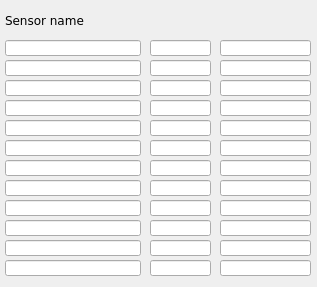
<?xml version="1.0" encoding="UTF-8"?>
<ui version="4.0">
 <class>MainWindow</class>
 <widget class="QMainWindow" name="MainWindow">
  <property name="geometry">
   <rect>
    <x>0</x>
    <y>0</y>
    <width>317</width>
    <height>287</height>
   </rect>
  </property>
  <property name="windowTitle">
   <string/>
  </property>
  <property name="Title" stdset="0">
   <string>$(MODULE)</string>
  </property>
  <widget class="QWidget" name="centralwidget">
   <widget class="caLineEdit" name="calineedit">
    <property name="geometry">
     <rect>
      <x>5</x>
      <y>40</y>
      <width>136</width>
      <height>16</height>
     </rect>
    </property>
    <property name="font">
     <font>
      <family>DejaVu Sans</family>
      <pointsize>10</pointsize>
     </font>
    </property>
    <property name="channel" stdset="0">
     <string notr="true">$(MODULE):ID_7:name</string>
    </property>
   </widget>
   <widget class="caLineEdit" name="calineedit_2">
    <property name="geometry">
     <rect>
      <x>150</x>
      <y>40</y>
      <width>61</width>
      <height>16</height>
     </rect>
    </property>
    <property name="font">
     <font>
      <family>DejaVu Sans</family>
      <pointsize>10</pointsize>
     </font>
    </property>
    <property name="alignment">
     <set>Qt::AlignCenter</set>
    </property>
    <property name="channel" stdset="0">
     <string notr="true">$(MODULE):ID_7:value</string>
    </property>
   </widget>
   <widget class="QLabel" name="label">
    <property name="geometry">
     <rect>
      <x>5</x>
      <y>10</y>
      <width>121</width>
      <height>21</height>
     </rect>
    </property>
    <property name="font">
     <font>
      <family>DejaVu Sans</family>
      <pointsize>9</pointsize>
     </font>
    </property>
    <property name="text">
     <string>Sensor name</string>
    </property>
   </widget>
   <widget class="caLineEdit" name="calineedit_3">
    <property name="geometry">
     <rect>
      <x>150</x>
      <y>60</y>
      <width>61</width>
      <height>16</height>
     </rect>
    </property>
    <property name="font">
     <font>
      <family>DejaVu Sans</family>
      <pointsize>10</pointsize>
     </font>
    </property>
    <property name="alignment">
     <set>Qt::AlignCenter</set>
    </property>
    <property name="channel" stdset="0">
     <string notr="true">$(MODULE):ID_8:value</string>
    </property>
   </widget>
   <widget class="caLineEdit" name="calineedit_4">
    <property name="geometry">
     <rect>
      <x>5</x>
      <y>60</y>
      <width>136</width>
      <height>16</height>
     </rect>
    </property>
    <property name="font">
     <font>
      <family>DejaVu Sans</family>
      <pointsize>10</pointsize>
     </font>
    </property>
    <property name="channel" stdset="0">
     <string notr="true">$(MODULE):ID_8:name</string>
    </property>
   </widget>
   <widget class="caLineEdit" name="calineedit_5">
    <property name="geometry">
     <rect>
      <x>5</x>
      <y>80</y>
      <width>136</width>
      <height>16</height>
     </rect>
    </property>
    <property name="font">
     <font>
      <family>DejaVu Sans</family>
      <pointsize>10</pointsize>
     </font>
    </property>
    <property name="channel" stdset="0">
     <string notr="true">$(MODULE):ID_9:name</string>
    </property>
   </widget>
   <widget class="caLineEdit" name="calineedit_6">
    <property name="geometry">
     <rect>
      <x>150</x>
      <y>80</y>
      <width>61</width>
      <height>16</height>
     </rect>
    </property>
    <property name="font">
     <font>
      <family>DejaVu Sans</family>
      <pointsize>10</pointsize>
     </font>
    </property>
    <property name="alignment">
     <set>Qt::AlignCenter</set>
    </property>
    <property name="channel" stdset="0">
     <string notr="true">$(MODULE):ID_9:value</string>
    </property>
   </widget>
   <widget class="caLineEdit" name="calineedit_7">
    <property name="geometry">
     <rect>
      <x>150</x>
      <y>100</y>
      <width>61</width>
      <height>16</height>
     </rect>
    </property>
    <property name="font">
     <font>
      <family>DejaVu Sans</family>
      <pointsize>10</pointsize>
     </font>
    </property>
    <property name="alignment">
     <set>Qt::AlignCenter</set>
    </property>
    <property name="channel" stdset="0">
     <string notr="true">$(MODULE):ID_10:value</string>
    </property>
   </widget>
   <widget class="caLineEdit" name="calineedit_8">
    <property name="geometry">
     <rect>
      <x>5</x>
      <y>100</y>
      <width>136</width>
      <height>16</height>
     </rect>
    </property>
    <property name="font">
     <font>
      <family>DejaVu Sans</family>
      <pointsize>10</pointsize>
     </font>
    </property>
    <property name="channel" stdset="0">
     <string notr="true">$(MODULE):ID_10:name</string>
    </property>
   </widget>
   <widget class="caLineEdit" name="calineedit_9">
    <property name="geometry">
     <rect>
      <x>5</x>
      <y>140</y>
      <width>136</width>
      <height>16</height>
     </rect>
    </property>
    <property name="font">
     <font>
      <family>DejaVu Sans</family>
      <pointsize>10</pointsize>
     </font>
    </property>
    <property name="channel" stdset="0">
     <string notr="true">$(MODULE):ID_12:name</string>
    </property>
   </widget>
   <widget class="caLineEdit" name="calineedit_10">
    <property name="geometry">
     <rect>
      <x>150</x>
      <y>140</y>
      <width>61</width>
      <height>16</height>
     </rect>
    </property>
    <property name="font">
     <font>
      <family>DejaVu Sans</family>
      <pointsize>10</pointsize>
     </font>
    </property>
    <property name="alignment">
     <set>Qt::AlignCenter</set>
    </property>
    <property name="channel" stdset="0">
     <string notr="true">$(MODULE):ID_12:value</string>
    </property>
   </widget>
   <widget class="caLineEdit" name="calineedit_11">
    <property name="geometry">
     <rect>
      <x>5</x>
      <y>120</y>
      <width>136</width>
      <height>16</height>
     </rect>
    </property>
    <property name="font">
     <font>
      <family>DejaVu Sans</family>
      <pointsize>10</pointsize>
     </font>
    </property>
    <property name="channel" stdset="0">
     <string notr="true">$(MODULE):ID_11:name</string>
    </property>
   </widget>
   <widget class="caLineEdit" name="calineedit_12">
    <property name="geometry">
     <rect>
      <x>150</x>
      <y>120</y>
      <width>61</width>
      <height>16</height>
     </rect>
    </property>
    <property name="font">
     <font>
      <family>DejaVu Sans</family>
      <pointsize>10</pointsize>
     </font>
    </property>
    <property name="alignment">
     <set>Qt::AlignCenter</set>
    </property>
    <property name="channel" stdset="0">
     <string notr="true">$(MODULE):ID_11:value</string>
    </property>
   </widget>
   <widget class="caLineEdit" name="calineedit_13">
    <property name="geometry">
     <rect>
      <x>5</x>
      <y>160</y>
      <width>136</width>
      <height>16</height>
     </rect>
    </property>
    <property name="font">
     <font>
      <family>DejaVu Sans</family>
      <pointsize>10</pointsize>
     </font>
    </property>
    <property name="channel" stdset="0">
     <string notr="true">$(MODULE):ID_13:name</string>
    </property>
   </widget>
   <widget class="caLineEdit" name="calineedit_14">
    <property name="geometry">
     <rect>
      <x>150</x>
      <y>160</y>
      <width>61</width>
      <height>16</height>
     </rect>
    </property>
    <property name="font">
     <font>
      <family>DejaVu Sans</family>
      <pointsize>10</pointsize>
     </font>
    </property>
    <property name="alignment">
     <set>Qt::AlignCenter</set>
    </property>
    <property name="channel" stdset="0">
     <string notr="true">$(MODULE):ID_13:value</string>
    </property>
   </widget>
   <widget class="caLineEdit" name="calineedit_15">
    <property name="geometry">
     <rect>
      <x>5</x>
      <y>180</y>
      <width>136</width>
      <height>16</height>
     </rect>
    </property>
    <property name="font">
     <font>
      <family>DejaVu Sans</family>
      <pointsize>10</pointsize>
     </font>
    </property>
    <property name="channel" stdset="0">
     <string notr="true">$(MODULE):ID_14:name</string>
    </property>
   </widget>
   <widget class="caLineEdit" name="calineedit_16">
    <property name="geometry">
     <rect>
      <x>150</x>
      <y>180</y>
      <width>61</width>
      <height>16</height>
     </rect>
    </property>
    <property name="font">
     <font>
      <family>DejaVu Sans</family>
      <pointsize>10</pointsize>
     </font>
    </property>
    <property name="alignment">
     <set>Qt::AlignCenter</set>
    </property>
    <property name="channel" stdset="0">
     <string notr="true">$(MODULE):ID_14:value</string>
    </property>
   </widget>
   <widget class="caLineEdit" name="calineedit_17">
    <property name="geometry">
     <rect>
      <x>5</x>
      <y>200</y>
      <width>136</width>
      <height>16</height>
     </rect>
    </property>
    <property name="font">
     <font>
      <family>DejaVu Sans</family>
      <pointsize>10</pointsize>
     </font>
    </property>
    <property name="channel" stdset="0">
     <string notr="true">$(MODULE):ID_15:name</string>
    </property>
   </widget>
   <widget class="caLineEdit" name="calineedit_18">
    <property name="geometry">
     <rect>
      <x>150</x>
      <y>200</y>
      <width>61</width>
      <height>16</height>
     </rect>
    </property>
    <property name="font">
     <font>
      <family>DejaVu Sans</family>
      <pointsize>10</pointsize>
     </font>
    </property>
    <property name="alignment">
     <set>Qt::AlignCenter</set>
    </property>
    <property name="channel" stdset="0">
     <string notr="true">$(MODULE):ID_15:value</string>
    </property>
   </widget>
   <widget class="caLineEdit" name="calineedit_19">
    <property name="geometry">
     <rect>
      <x>5</x>
      <y>220</y>
      <width>136</width>
      <height>16</height>
     </rect>
    </property>
    <property name="font">
     <font>
      <family>DejaVu Sans</family>
      <pointsize>10</pointsize>
     </font>
    </property>
    <property name="channel" stdset="0">
     <string notr="true">$(MODULE):ID_16:name</string>
    </property>
   </widget>
   <widget class="caLineEdit" name="calineedit_20">
    <property name="geometry">
     <rect>
      <x>150</x>
      <y>220</y>
      <width>61</width>
      <height>16</height>
     </rect>
    </property>
    <property name="font">
     <font>
      <family>DejaVu Sans</family>
      <pointsize>10</pointsize>
     </font>
    </property>
    <property name="alignment">
     <set>Qt::AlignCenter</set>
    </property>
    <property name="channel" stdset="0">
     <string notr="true">$(MODULE):ID_16:value</string>
    </property>
   </widget>
   <widget class="caLineEdit" name="calineedit_21">
    <property name="geometry">
     <rect>
      <x>5</x>
      <y>240</y>
      <width>136</width>
      <height>16</height>
     </rect>
    </property>
    <property name="font">
     <font>
      <family>DejaVu Sans</family>
      <pointsize>10</pointsize>
     </font>
    </property>
    <property name="channel" stdset="0">
     <string notr="true">$(MODULE):ID_17:name</string>
    </property>
   </widget>
   <widget class="caLineEdit" name="calineedit_22">
    <property name="geometry">
     <rect>
      <x>150</x>
      <y>240</y>
      <width>61</width>
      <height>16</height>
     </rect>
    </property>
    <property name="font">
     <font>
      <family>DejaVu Sans</family>
      <pointsize>10</pointsize>
     </font>
    </property>
    <property name="alignment">
     <set>Qt::AlignCenter</set>
    </property>
    <property name="channel" stdset="0">
     <string notr="true">$(MODULE):ID_17:value</string>
    </property>
   </widget>
   <widget class="caLineEdit" name="calineedit_23">
    <property name="geometry">
     <rect>
      <x>5</x>
      <y>260</y>
      <width>136</width>
      <height>16</height>
     </rect>
    </property>
    <property name="font">
     <font>
      <family>DejaVu Sans</family>
      <pointsize>10</pointsize>
     </font>
    </property>
    <property name="channel" stdset="0">
     <string notr="true">$(MODULE):ID_18:name</string>
    </property>
   </widget>
   <widget class="caLineEdit" name="calineedit_24">
    <property name="geometry">
     <rect>
      <x>150</x>
      <y>260</y>
      <width>61</width>
      <height>16</height>
     </rect>
    </property>
    <property name="font">
     <font>
      <family>DejaVu Sans</family>
      <pointsize>10</pointsize>
     </font>
    </property>
    <property name="alignment">
     <set>Qt::AlignCenter</set>
    </property>
    <property name="channel" stdset="0">
     <string notr="true">$(MODULE):ID_18:value</string>
    </property>
   </widget>
   <widget class="caLineEdit" name="calineedit_25">
    <property name="geometry">
     <rect>
      <x>220</x>
      <y>40</y>
      <width>91</width>
      <height>16</height>
     </rect>
    </property>
    <property name="font">
     <font>
      <family>DejaVu Sans</family>
      <pointsize>10</pointsize>
     </font>
    </property>
    <property name="alignment">
     <set>Qt::AlignCenter</set>
    </property>
    <property name="channel" stdset="0">
     <string notr="true">$(MODULE):ID_7:units</string>
    </property>
   </widget>
   <widget class="caLineEdit" name="calineedit_26">
    <property name="geometry">
     <rect>
      <x>220</x>
      <y>200</y>
      <width>91</width>
      <height>16</height>
     </rect>
    </property>
    <property name="font">
     <font>
      <family>DejaVu Sans</family>
      <pointsize>10</pointsize>
     </font>
    </property>
    <property name="alignment">
     <set>Qt::AlignCenter</set>
    </property>
    <property name="channel" stdset="0">
     <string notr="true">$(MODULE):ID_15:units</string>
    </property>
   </widget>
   <widget class="caLineEdit" name="calineedit_27">
    <property name="geometry">
     <rect>
      <x>220</x>
      <y>260</y>
      <width>91</width>
      <height>16</height>
     </rect>
    </property>
    <property name="font">
     <font>
      <family>DejaVu Sans</family>
      <pointsize>10</pointsize>
     </font>
    </property>
    <property name="alignment">
     <set>Qt::AlignCenter</set>
    </property>
    <property name="channel" stdset="0">
     <string notr="true">$(MODULE):ID_18:units</string>
    </property>
   </widget>
   <widget class="caLineEdit" name="calineedit_28">
    <property name="geometry">
     <rect>
      <x>220</x>
      <y>240</y>
      <width>91</width>
      <height>16</height>
     </rect>
    </property>
    <property name="font">
     <font>
      <family>DejaVu Sans</family>
      <pointsize>10</pointsize>
     </font>
    </property>
    <property name="alignment">
     <set>Qt::AlignCenter</set>
    </property>
    <property name="channel" stdset="0">
     <string notr="true">$(MODULE):ID_17:units</string>
    </property>
   </widget>
   <widget class="caLineEdit" name="calineedit_29">
    <property name="geometry">
     <rect>
      <x>220</x>
      <y>120</y>
      <width>91</width>
      <height>16</height>
     </rect>
    </property>
    <property name="font">
     <font>
      <family>DejaVu Sans</family>
      <pointsize>10</pointsize>
     </font>
    </property>
    <property name="alignment">
     <set>Qt::AlignCenter</set>
    </property>
    <property name="channel" stdset="0">
     <string notr="true">$(MODULE):ID_11:units</string>
    </property>
   </widget>
   <widget class="caLineEdit" name="calineedit_30">
    <property name="geometry">
     <rect>
      <x>220</x>
      <y>180</y>
      <width>91</width>
      <height>16</height>
     </rect>
    </property>
    <property name="font">
     <font>
      <family>DejaVu Sans</family>
      <pointsize>10</pointsize>
     </font>
    </property>
    <property name="alignment">
     <set>Qt::AlignCenter</set>
    </property>
    <property name="channel" stdset="0">
     <string notr="true">$(MODULE):ID_14:units</string>
    </property>
   </widget>
   <widget class="caLineEdit" name="calineedit_31">
    <property name="geometry">
     <rect>
      <x>220</x>
      <y>220</y>
      <width>91</width>
      <height>16</height>
     </rect>
    </property>
    <property name="font">
     <font>
      <family>DejaVu Sans</family>
      <pointsize>10</pointsize>
     </font>
    </property>
    <property name="alignment">
     <set>Qt::AlignCenter</set>
    </property>
    <property name="channel" stdset="0">
     <string notr="true">$(MODULE):ID_16:units</string>
    </property>
   </widget>
   <widget class="caLineEdit" name="calineedit_32">
    <property name="geometry">
     <rect>
      <x>220</x>
      <y>100</y>
      <width>91</width>
      <height>16</height>
     </rect>
    </property>
    <property name="font">
     <font>
      <family>DejaVu Sans</family>
      <pointsize>10</pointsize>
     </font>
    </property>
    <property name="alignment">
     <set>Qt::AlignCenter</set>
    </property>
    <property name="channel" stdset="0">
     <string notr="true">$(MODULE):ID_10:units</string>
    </property>
   </widget>
   <widget class="caLineEdit" name="calineedit_33">
    <property name="geometry">
     <rect>
      <x>220</x>
      <y>140</y>
      <width>91</width>
      <height>16</height>
     </rect>
    </property>
    <property name="font">
     <font>
      <family>DejaVu Sans</family>
      <pointsize>10</pointsize>
     </font>
    </property>
    <property name="alignment">
     <set>Qt::AlignCenter</set>
    </property>
    <property name="channel" stdset="0">
     <string notr="true">$(MODULE):ID_12:units</string>
    </property>
   </widget>
   <widget class="caLineEdit" name="calineedit_34">
    <property name="geometry">
     <rect>
      <x>220</x>
      <y>80</y>
      <width>91</width>
      <height>16</height>
     </rect>
    </property>
    <property name="font">
     <font>
      <family>DejaVu Sans</family>
      <pointsize>10</pointsize>
     </font>
    </property>
    <property name="alignment">
     <set>Qt::AlignCenter</set>
    </property>
    <property name="channel" stdset="0">
     <string notr="true">$(MODULE):ID_9:units</string>
    </property>
   </widget>
   <widget class="caLineEdit" name="calineedit_35">
    <property name="geometry">
     <rect>
      <x>220</x>
      <y>60</y>
      <width>91</width>
      <height>16</height>
     </rect>
    </property>
    <property name="font">
     <font>
      <family>DejaVu Sans</family>
      <pointsize>10</pointsize>
     </font>
    </property>
    <property name="alignment">
     <set>Qt::AlignCenter</set>
    </property>
    <property name="channel" stdset="0">
     <string notr="true">$(MODULE):ID_8:units</string>
    </property>
   </widget>
   <widget class="caLineEdit" name="calineedit_36">
    <property name="geometry">
     <rect>
      <x>220</x>
      <y>160</y>
      <width>91</width>
      <height>16</height>
     </rect>
    </property>
    <property name="font">
     <font>
      <family>DejaVu Sans</family>
      <pointsize>10</pointsize>
     </font>
    </property>
    <property name="alignment">
     <set>Qt::AlignCenter</set>
    </property>
    <property name="channel" stdset="0">
     <string notr="true">$(MODULE):ID_13:units</string>
    </property>
   </widget>
  </widget>
 </widget>
 <customwidgets>
  <customwidget>
   <class>caLineEdit</class>
   <extends>QLineEdit</extends>
   <header>caLineEdit</header>
  </customwidget>
 </customwidgets>
 <resources/>
 <connections/>
 <designerdata>
  <property name="gridDeltaX">
   <number>5</number>
  </property>
  <property name="gridDeltaY">
   <number>5</number>
  </property>
  <property name="gridSnapX">
   <bool>true</bool>
  </property>
  <property name="gridSnapY">
   <bool>true</bool>
  </property>
  <property name="gridVisible">
   <bool>true</bool>
  </property>
 </designerdata>
</ui>
